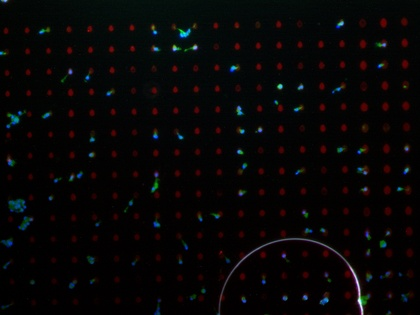
%> input picture M2_CD163_CTOG_MC_10x_3s_array_1-2 - Kopie.jpg, 420 x 315 px, shrunk from 1600 x 1200 before the run
$ octave test2.m   (GNU Octave 9; MATLAB toolbox functions it lacks are replaced by stand-ins)
%> lines starting %> are read from the running program, lines starting %| are printed output that depends on the picture; in (x1, y1, x2, y2) boxes, pixels count from 0 and x2, y2 are one past the last pixel; in counts of white or black regions, pixels touching at a corner belong together; the program's own positions count from 1
close all
clear;
clc;
r=7;
se1_para = 3;
se2_para = 2;
img_old = imread('M2_CD163_CTOG_MC_10x_3s_array_1-2 - Kopie.jpg');
%> img_old is the input picture: size 315x420x3 uint8; mean R, G, B 7.4, 5.9, 6.1
% img_old = imread('image.png');
figure(6),imshow(img_old);
% crop
[x,y,z] = size(img_old);
%> x = 315; y = 420; z = 3
d = y-x;
%> d = 105
im_crop = img_old(:,round(d/2)+1:y-(d-round(d/2)),:);
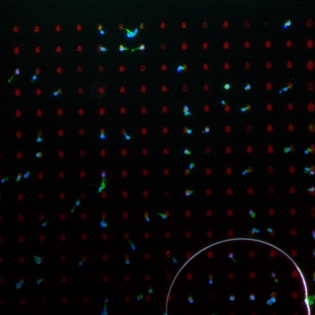
%> im_crop: size 315x315x3 uint8; mean R, G, B 7.7, 6.3, 6.5
[x,y,z] = size(im_crop);
%> y = 315
im_crop = cat(3, medfilt2(im_crop(:,:,1)), medfilt2(im_crop(:,:,2)), medfilt2(im_crop(:,:,3)));
img = rgb2gray(im_crop);
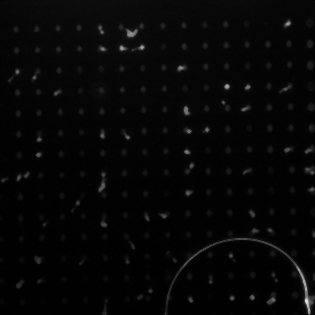
%> img: size 315x315 uint8; min 0, max 233, mean 6.4
figure(1), imshow(img,[]);

img = 255 - rgb2gray(im_crop);
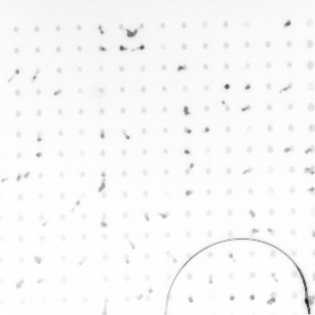
%> img: size 315x315 uint8; min 22, max 255, mean 248.6

se1 = strel('disk',se1_para);
img_c = imclose(img,se1);
figure(2), imshow(img_c,[]);
img_fur = double(img_c) - double(img);
figure(3),imshow(img_fur,[]);
[X Y]=meshgrid(1:x);
tt=(X-x/2).^2+(Y-y/2).^2<(x+y)^2;
thresh = otsu(img_fur(tt),sum(tt(:)));
%> the loop in otsu, `for i=1:256` made 256 passes
%> (w0, w1, u0, u1) on passes 1 to 3: (0.658, 0.342, 0, 4.33), (0.91, 0.0897, 0.277, 13.69), (0.934, 0.0662, 0.32, 17.84)
%> in otsu, `[~,I] = max(img_var);`: I = 27
%> in otsu, `thresh = I-1;`: thresh = 26
%> thresh = 26
img_b = (img_fur>thresh);
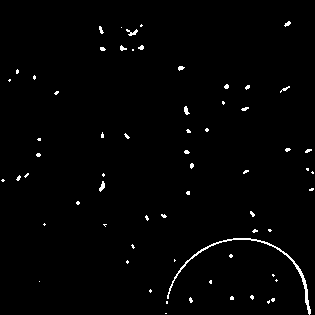
%> img_b: size 315x315 logical; 1.4% white in thin lines or dots
figure(4),imshow(img_b);
se2 = strel('disk',se2_para);
img_b =imdilate(img_b,se2);
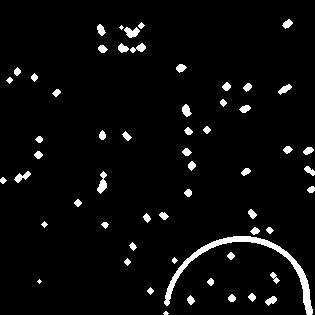
%> img_b: size 315x315 logical; 4.2% white; 58 white regions (3 under 20 px), largest, box (x1, y1, x2, y2) and area: (164, 236, 313, 315) 1306, (97, 171, 107, 194) 123, (124, 27, 140, 38) 110
figure(5),imshow(img_b);
img_new = uint8(zeros(x,y,z));
for i = 1:x
  for j = 1:y
      if img_b(i,j) == false
          img_new(i,j,:) = im_crop(i,j,:);
      else
          ttt = im_crop(max(1,i-r):min(i+r,x),max(j-r,1):min(j+r,y),:); % region
          no_efficient_pix = cat(3,img_b(max(1,i-r):min(i+r,x),max(j-r,1):min(j+r,y)),not(tt(max(1,i-r):min(i+r,x),max(j-r,1):min(j+r,y))));
          no_efficient_pix = any(no_efficient_pix,3);
          ttt = ttt.*repmat(uint8(not(no_efficient_pix)),[1,1,3]);
          efficient_pix_num = (2*r+1)^2-sum(no_efficient_pix(:));
          img_new(i,j,:) = uint8(sum(sum(ttt))./efficient_pix_num);
      end
  end
end
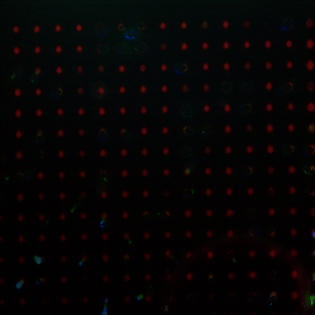
%> img_new: size 315x315x3 uint8; mean R, G, B 6.4, 4.3, 4.2
%> after the loop, efficient_pix_num = 170
figure(6),imshow(img_new,[]);
function thresh = otsu(data,pix_num)
img_var = zeros(256,1);
for i=1:256
     w0 = sum(sum(data<=i-1))./pix_num;
     w1 = 1-w0;
     u0 = sum(sum(data.*double(data<=i-1)))./(w0*pix_num);
     u1 = sum(sum(data.*double(data>i-1)))./(w1*pix_num);
     img_var(i) = w0.*w1.*((u0-u1).^2);
end
[~,I] = max(img_var);
thresh = I-1;
end

$ run again, with 0b.jpg copied over M2_CD163_CTOG_MC_10x_3s_array_1-2 - Kopie.jpg
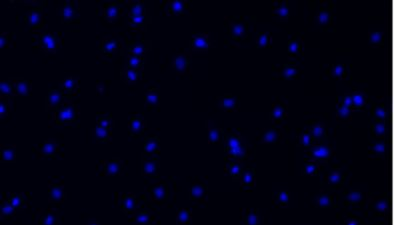
%> input picture 0b.jpg, 394 x 225 px
%> img_old is the input picture: size 225x394x3 uint8; mean R, G, B 1.3, 1.2, 19.2
%> the loop in otsu, `for i=1:256` made 256 passes
%> (w0, w1, u0, u1) on passes 1 to 3: (0.906, 0.094, 0, 1.64), (0.981, 0.0192, 0.0762, 4.11), (0.987, 0.0129, 0.0885, 5.15)
%> I = 3
%> in otsu, `thresh = I-1;`: thresh = 2
%> `img_b = (img_fur>thresh);`:
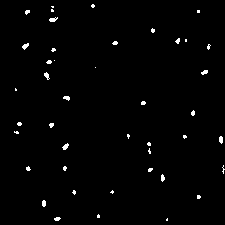
%> img_b: size 225x225 logical; 1.3% white in thin lines or dots
%> after the loop `for i = 1:x`:
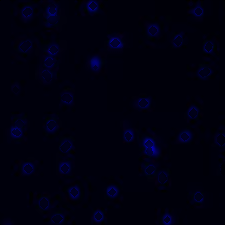
%> img_new: size 225x225x3 uint8; mean R, G, B 0.2, 0.2, 14.6
%> after the loop `for i = 1:x`: efficient_pix_num = 198
